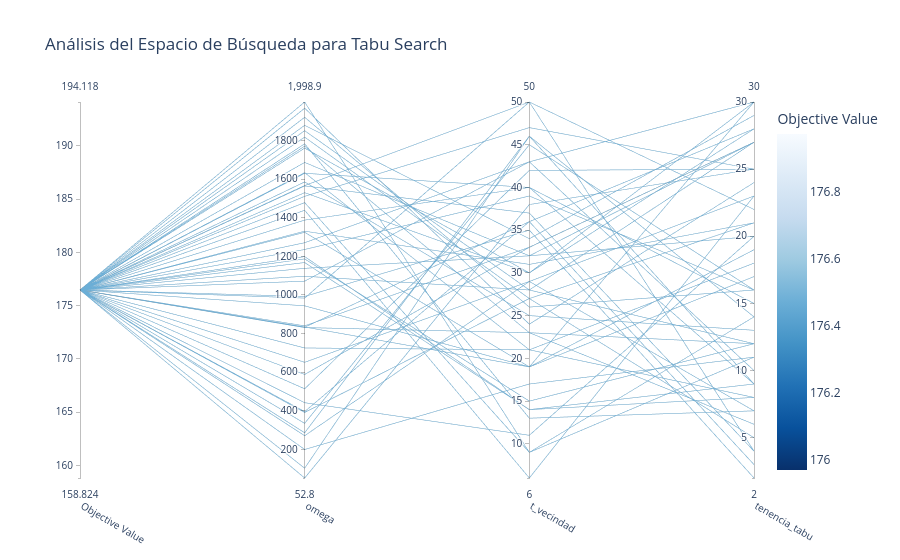

Notebook source saved alongside this figure:
### Code cell
# coordenadas paralelas para visualizar el espacio de búsqueda
fig_optuna = vis.plot_parallel_coordinate(
    estudio_tabu, 
    params=["t_vecindad", "tenencia_tabu", "omega"]
)

fig_optuna.update_layout(
    title="Análisis del Espacio de Búsqueda para Tabu Search",
)

fig_optuna.show()
